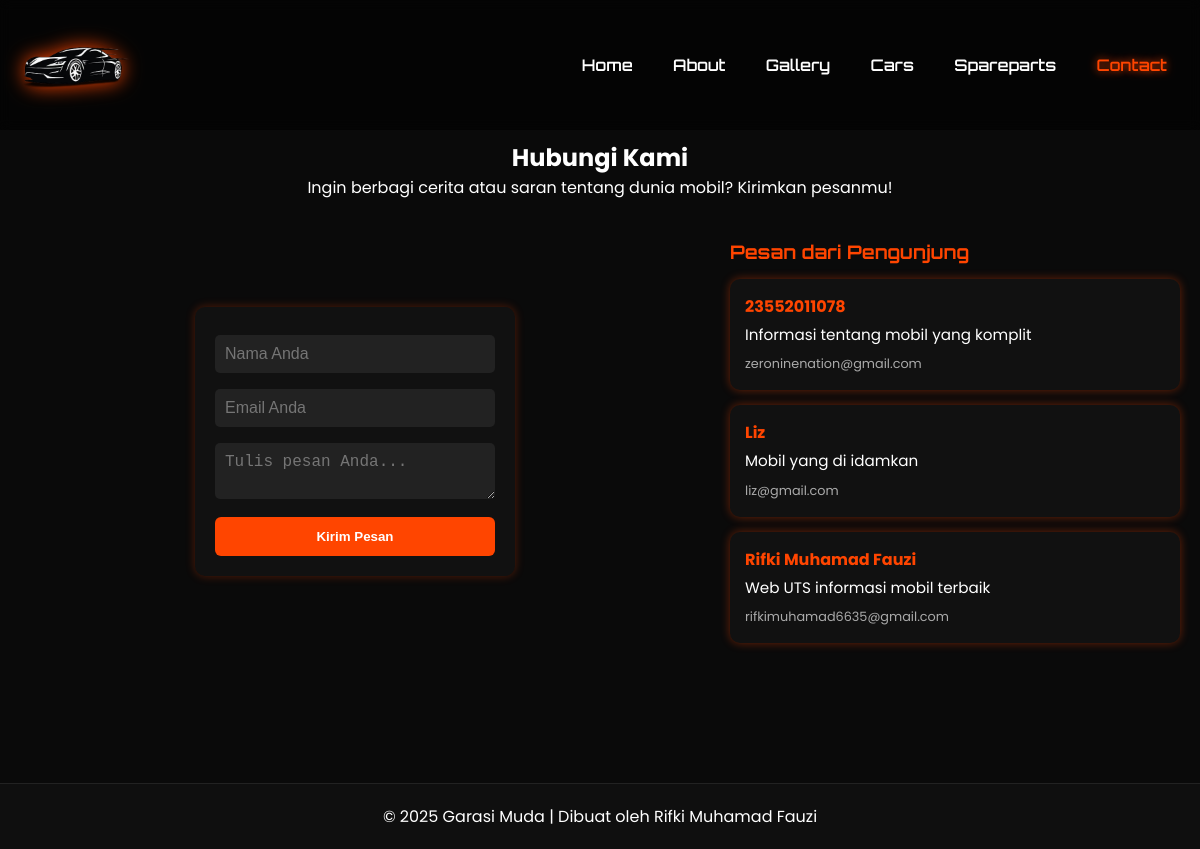
The page /contact.php on the database its author committed.
### tables this page shows
CREATE TABLE `contacts` (
  `id` int(11) NOT NULL,
  `nama` varchar(100) DEFAULT NULL,
  `email` varchar(100) DEFAULT NULL,
  `pesan` text DEFAULT NULL
);

### contact.php (the view, shortened to what this page needs)
<?php
include 'config/database.php';
$stmt = $pdo->query("SELECT * FROM contacts ORDER BY id DESC");
$contacts = $stmt->fetchAll(PDO::FETCH_ASSOC);
?>
<!DOCTYPE html>
<html lang="id">
<head>
    <link rel="stylesheet" href="assets/css/style.css?v=5">
</head>
<body>
    <header>
        <img src="assets/images/logo.png" class="logo" alt="logo">
        <nav>
            <a href="index.php">Home</a>
            <a href="about.php">About</a>
            <a href="gallery.php">Gallery</a>
            <a href="cars.php">Cars</a>
            <a href="spareparts.php">Spareparts</a>
            <a href="contact.php" class="active">Contact</a>
        </nav>
    </header>
    <section class="contact fade-in">
        <h2>Hubungi Kami</h2>
        <p>Ingin berbagi cerita atau saran tentang dunia mobil? Kirimkan pesanmu!</p>
        <div class="contact-container">
            <form method="POST" class="contact-form">
                <input type="text" name="nama" placeholder="Nama Anda" required>
                <input type="email" name="email" placeholder="Email Anda" required>
                <textarea name="pesan" placeholder="Tulis pesan Anda..." required></textarea>
                <button type="submit">Kirim Pesan</button>
            </form>
            <div class="comment-section">
                <h3>Pesan dari Pengunjung</h3>
                <div class="comment-list">
                    <?php if (count($contacts) > 0): ?>
                        <?php foreach ($contacts as $c): ?>
                            <div class="comment-box fade-in">
                                <h4><?= htmlspecialchars($c['nama']) ?></h4>
                                <p class="comment-text"><?= nl2br(htmlspecialchars($c['pesan'])) ?></p>
                                <small><?= htmlspecialchars($c['email']) ?></small>
                            </div>
                        <?php endforeach; ?>
                    <?php else: ?>
                        <p>Belum ada pesan masuk.</p>
                    <?php endif; ?>
                </div>
            </div>
        </div>
    </section>
    <footer>
        <p>© 2025 Garasi Muda | Dibuat oleh Rifki Muhamad Fauzi</p>
    </footer>
</body>
</html>

### assets/css/style.css (style rules this page uses)
* { margin: 0; padding: 0; box-sizing: border-box; }
body { background-color: #0a0a0a; color: #fff; font-family: 'Poppins', sans-serif; overflow-x: hidden; }
header { position: fixed; top: 0; left: 0; width: 100%; display: flex; justify-content: space-between; align-items: center; padding: 5px 15px; background: rgba(0, 0, 0, 0.6); backdrop-filter: blur(6px); transition: 0.3s; z-index: 100; }
.logo { width: 120px; filter: drop-shadow(0 0 10px #ff4500); }
nav a { color: #fff; margin: 0 18px; text-decoration: none; font-weight: 600; transition: 0.3s; font-family: 'Orbitron', sans-serif; }
nav a:hover, .active { color: #ff4500; text-shadow: 0 0 8px #ff4500; }
.contact { padding: 120px 20px; text-align: center; }
.contact form { display: flex; flex-direction: column; width: 320px; margin: auto; }
input, textarea { margin: 8px 0; padding: 10px; border: none; border-radius: 5px; background: #222; color: white; font-size: 1rem; }
button { background: #ff4500; color: white; font-weight: bold; border: none; padding: 12px; border-radius: 6px; margin-top: 10px; transition: 0.3s; }
footer { text-align: center; padding: 20px; background: #0f0f0f; border-top: 1px solid #222; margin-top: 80px; }
.fade-in { opacity: 0; transform: translateY(20px); transition: all 0.8s ease; }
.fade-in.visible { opacity: 1; transform: translateY(0); }
.contact { padding: 140px 20px 60px; text-align: center; }
.contact-container { display: flex; justify-content: center; align-items: flex-start; gap: 40px; margin-top: 40px; flex-wrap: wrap; }
.contact-form { background: #111; padding: 20px; border-radius: 10px; box-shadow: 0 0 10px rgba(255, 69, 0, 0.3); width: 350px; }
.comment-section { width: 450px; }
.comment-section h3 { color: #ff4500; font-family: 'Orbitron', sans-serif; margin-bottom: 15px; text-align: left; }
.comment-list { display: flex; flex-direction: column; gap: 15px; }
.comment-box { background: #111; color: #fff; border-radius: 10px; padding: 15px; box-shadow: 0 0 10px rgba(255, 69, 0, 0.4); text-align: left; transition: 0.3s; }
.comment-box h4 { color: #ff4500; margin-bottom: 5px; }
.comment-text { font-size: 0.95rem; margin-bottom: 5px; line-height: 1.4; }
.comment-box small { color: #aaa; font-size: 0.8rem; }

### rows shown on the page
contacts: nama "23552011078", pesan "Informasi tentang mobil yang komplit", email "zeroninenation@gmail.com"
contacts: nama "Liz", pesan "Mobil yang di idamkan", email "liz@gmail.com"
contacts: nama "Rifki Muhamad Fauzi", pesan "Web UTS informasi mobil terbaik", email "rifkimuhamad6635@gmail.com"
